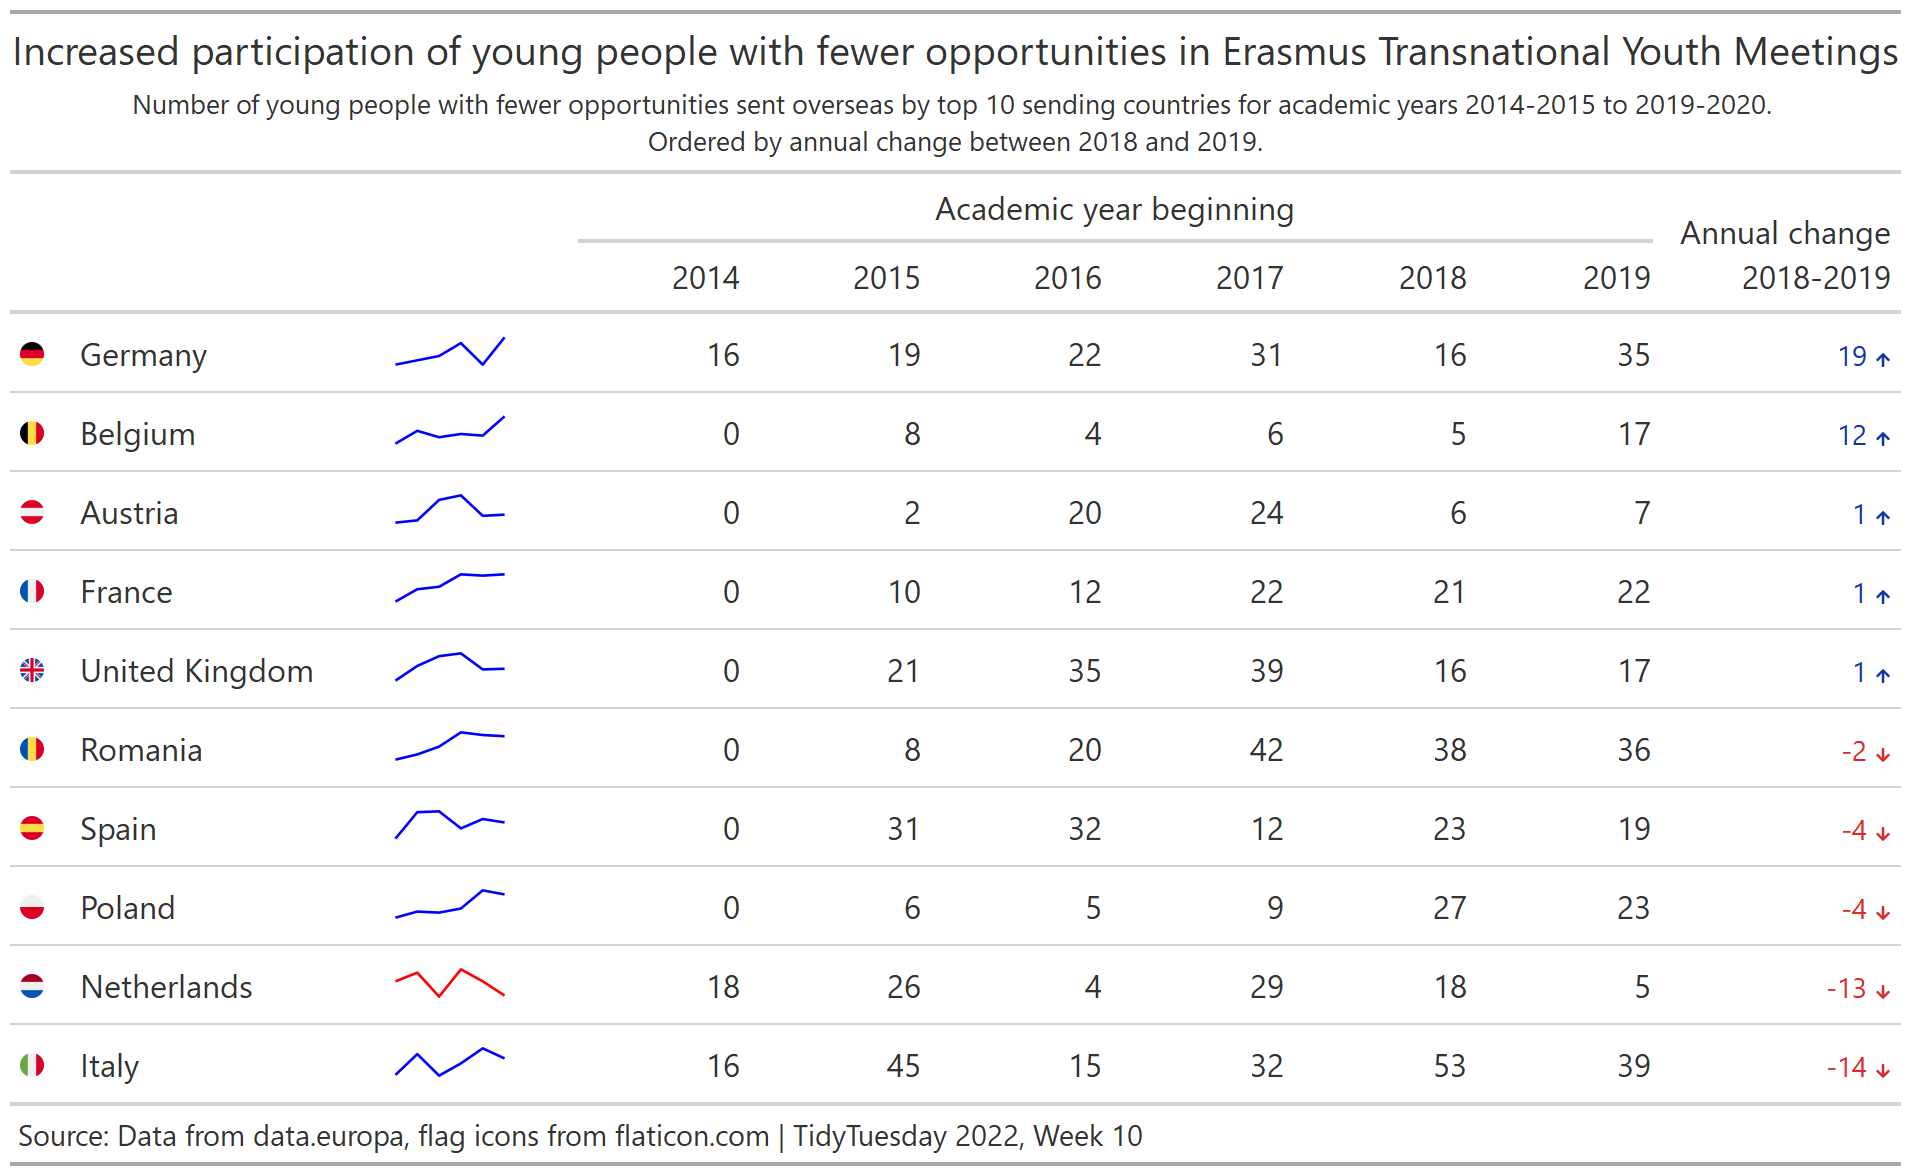

Write R code to recreate this figure.
# code draws on references on gt tables from Thomas Mock
# https://themockup.blog/posts/2020-10-31-embedding-custom-features-in-gt-tables/
# https://themockup.blog/posts/2020-09-04-10-table-rules-in-r/#rule-10-add-visualizations-when-appropriate

# flag images taken from https://www.flaticon.com/packs/countrys-flags, following@tashapiro:
# https://github.com/tashapiro/TidyTuesday/tree/master/2021/W49

# Interesting discussion on impact of mobility on young people with fewer opportunities:
# https://www.salto-youth.net/downloads/4-17-3230/ImpactOfMobilityOnYPFO.pdf


# load libraries ----------------------------------------------------------

library(tidyverse)
library(gt)
library(countrycode)
library(glue)
library(fontawesome)
library(here)

# load and manipulate data ------------------------------------------------

erasmus <- readr::read_csv('https://raw.githubusercontent.com/rfordatascience/tidytuesday/master/data/2022/2022-03-08/erasmus.csv')

top10sending <- erasmus %>%
  filter(activity_mob == "Transnational youth meetings") %>%
  filter(sending_country_code != receiving_country_code) %>%
  group_by(sending_country_code) %>%
  summarise(total = sum(participants)) %>%
  arrange(desc(total)) %>%
  top_n(10) %>%
  select(-total)

# summary table and plots - sending countries all years -----------------------------------------------

summary <- top10sending %>% 
  left_join(erasmus) %>%
  filter(activity_mob == "Transnational youth meetings") %>%
  filter(sending_country_code != receiving_country_code) %>%
  mutate(year = case_when(academic_year == "2014-2015" ~ 2014,
                          academic_year == "2015-2016" ~ 2015,
                          academic_year == "2016-2017" ~ 2016,                       
                          academic_year == "2017-2018" ~ 2017,
                          academic_year == "2018-2019" ~ 2018,
                          academic_year == "2019-2020" ~ 2019,
                          TRUE ~ NA_real_)) %>%
  group_by(sending_country_code, year) %>%
  summarise(value = sum(participants[fewer_opportunities == "Yes"])) %>%
  ungroup()

summary_wide <- summary %>%
  pivot_wider(names_from = "year",
              values_from = "value") %>%
  mutate(country = countrycode(sourcevar = sending_country_code, origin = "eurostat",
                               destination = "country.name"),
         flag_URL = case_when(
           country == "Germany" ~ 'https://cdn-icons-png.flaticon.com/512/197/197571.png',
           country == "Belgium"~ 'https://cdn-icons-png.flaticon.com/512/197/197583.png',
           country == "Austria"~ 'https://cdn-icons-png.flaticon.com/512/197/197447.png',
           country == "France"~ 'https://cdn-icons-png.flaticon.com/512/197/197560.png',
           country == "United Kingdom"~ 'https://cdn-icons-png.flaticon.com/512/197/197374.png',
           country == "Romania"~ 'https://cdn-icons-png.flaticon.com/512/197/197587.png',
           country == "Spain"~ 'https://cdn-icons-png.flaticon.com/512/197/197593.png',
           country == "Poland"~ 'https://cdn-icons-png.flaticon.com/512/197/197529.png',
           country == "Netherlands"~ 'https://cdn-icons-png.flaticon.com/512/197/197441.png',
           country == "Italy"~ 'https://cdn-icons-png.flaticon.com/512/197/197626.png'))%>%
  select(flag_URL, country, `2014`:`2019`)


# https://themockup.blog/posts/2020-09-04-10-table-rules-in-r/
# https://www.liamdbailey.com/post/making-beautiful-tables-with-gt/

plot_spark <- function(data){
  data %>%
    mutate(
      start = if_else(year == "2014", value, NA_real_),
      end = if_else(year == "2019", value, NA_real_)
    ) %>%
    tidyr::fill(start, end, .direction = "downup") %>%
    mutate(color = if_else(end-start <0, "red", "blue")) %>%
    ggplot(aes(x = year, y = value, color = color)) +
    geom_line(size = 15) +
    theme_void() +
    scale_color_identity() +
    theme(legend.position = "none")
}

# SPARKLINE
# keep order consistent between two data sources

fewer_opportunities_plots <- summary %>%
  arrange(factor(sending_country_code, levels = c("DE", "BE", "AT", "FR", "UK", 
                                                  "RO", "ES", "PL", "NL", "IT"))) %>%
  nest(numbers = c(year, value)) %>%
  mutate(plot = map(numbers, plot_spark))



summary_wide %>%
  mutate(ggplot = NA) %>%
  mutate(change = (`2019` - `2018`)) %>%
  arrange(desc(change)) %>%
  select(flag_URL, country, ggplot, `2014`:`2019`, change) %>%
  gt() %>%
  tab_spanner(
    label = "Academic year beginning",
    columns = c(`2014`:`2019`)
  ) %>%
  cols_label(
    flag_URL = "",
    country = "",
    ggplot = "",
    change = md("Annual change 2018-2019")) %>%
  text_transform(
    locations = cells_body(columns = ggplot),
    fn = function(x){
      map(fewer_opportunities_plots$plot, ggplot_image, height = px(15), aspect_ratio = 4)
    }
  ) %>%
  text_transform(
    locations = cells_body(columns = flag_URL),
    fn = function(x) {
      web_image(url = x,
                height = 12
      )
    }
  ) %>%
  text_transform(
    locations = cells_body(columns = change),
    fn = function(x) {
      
      change <- as.integer(x)
      
      choose_image <- function(x){
        if (x > 0){
          gt::html(glue("<span style='color:#1134A6;font-face:bold;font-size:16px;'>{x}</span>"), fontawesome::fa("arrow-up", fill = "#1134A6"))
        } else if (x <= 0){
          gt::html(glue("<span style='color:#DA2A2A;font-face:bold;font-size:16px;'>{x}</span>"), fontawesome::fa("arrow-down", fill = "#DA2A2A"))
        }
      }
      map(change, choose_image)
      
    }
  ) %>%
  cols_width(cols = country ~ px(130),
              cols = ggplot ~ px(120),
              cols = flag_URL ~ px(30),
              cols = change ~ px(120)) %>%
  cols_align(align = "right",
             columns = 8) %>%
  tab_header(
    title = "Increased participation of young people with fewer opportunities in Erasmus Transnational Youth Meetings",
    subtitle = md("Number of young people with fewer opportunities sent overseas by top 10 sending countries for academic years 2014-2015 to 2019-2020. <br> Ordered by annual change between 2018 and 2019.")) %>%
  tab_source_note(
    source_note = "Source: Data from data.europa, flag icons from flaticon.com  | TidyTuesday 2022, Week 10") 

# %>%


# save a copy of table (remove commenting to use this part of code)

# gtsave(filename = here::here("2022", "2022-week10", "youngpeoplewithfeweropportunities.png"))
